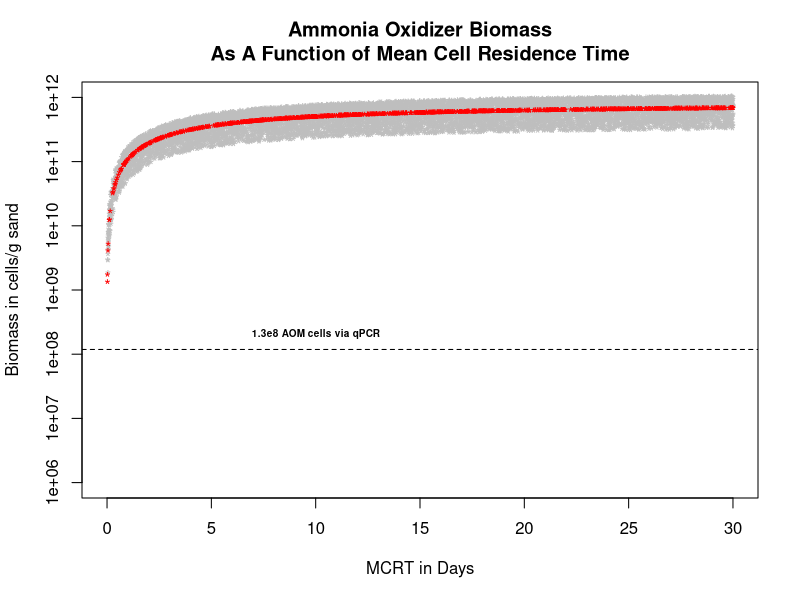

The R script that drew this image: (Note: this script raises an error after producing the figure.)
### Ammonia Oxidation Calculation, Based on Mussman et al 2010 ##
#
# Version 3: 8-24-15, added wet weight biofilter sand conversion factor based on 
# 9-25-13 Wet:Dry Weight Experiment
#
omega_x <- 5 #Mean Cell Residence Time in days
#
omega <- 0.006611 #Hydraulic Retention time in Days
#
#Yao <- 0.34 #kg VSS/kg NH4+-N; assumes 20% loss of NH4 due to Heterotrophic assimilation; Mußman et al 2011
Yao <- 0.0525 #g organic carbon/g NH4+-N; Timmons and Ebeling, 2013
#
#
bao <-  0.15 #engodenous respiration rate constant per day****
# defined as oxygen consumption rate in the absence of substrate
#nearly indepdendent of substrate concentration
#governed by the growth and decay of heterotrophs and nitrifiers
#measured by BOD
DeltaAmmonia <- 5.7 # Delta Ammonia Across component in mg/L
cell.volume <- (4/3)*pi*(0.96/2)^3 
#0.96 um diameter from nichols & prosser paper for single C. Nitrosocosmicus (close relative based on amoA)

#cell volume in cubic micrometers
cell.mass <- 310*cell.volume*(10^-12)
#used Mussman et al conversion of 310 fg*C/um^3; 10^-12 term converts fg to mg
#
biomass <- (omega_x/omega)*(Yao/(1+bao*omega_x))*DeltaAmmonia #Mussman modified Rittman equation
#convert mL water to g using density of 1g/mL
biomass.y <- biomass/cell.mass*0.4 #portion of wet sand mass due to water is 0.4g per gram wet weight sand
#2 zeros removed from y lims; changed xlims to a day
plot(x=omega_x, y=biomass.y,xlim=c(0,30),ylim=c(1e6,1e12), log="y", col="red",xlab="MCRT in Days",  ylab="Biomass in cells/g sand")
title(main="Ammonia Oxidizer Biomass\nAs A Function of Mean Cell Residence Time")
for(i in 1:10000){
  x<-runif(1, 0.01, 30)
  DeltaAmmonia.V<-runif(1,2.67,8.73)
  y<-(x/omega)*(Yao/(1+bao*x))*DeltaAmmonia.V
  y<-y/cell.mass*0.4
  points(x=x,y=y,pch=42,col="Grey")
    }
for(i in 1:1000){
  x<-runif(1, 0.01, 30)
  y<-(x/omega)*(Yao/(1+bao*x))*DeltaAmmonia
  y<-y/cell.mass*0.4
  points(x=x,y=y,pch=42,col="Red")
    }
##############################################################
# Approximate Ammmonia Oxidizer Biomass Values based on qPCR #
##############################################################
#
#
abline(h=118444574, lty=2,col="Black")#Approximate Total Ammonia oxidizer biomass at surface based on qPCR estimates
text(10,1.3e8,font=2,"1.3e8 AOM cells via qPCR",cex=0.6, pos=3,col='black')
#
#Add legend for modeled biomass
legend(locator(1),legend=c("Mean Modeled AOM Biomass","Maximum/Minimum\nModeled AOM Biomass"),pch=c(15,15),col=c("Red","Grey"),cex=0.6,bty="n")
#
#Sum of surface archaea and AOB amoA genes 111849985
#Add Nitrospira based on 16S rRNA community composition data divide percent 
  #population in half
#
#376833676*(0.035/2)=6594589
#Total approximate ammonia oxidizier biomass via qPCR = 118444574 cells/g
